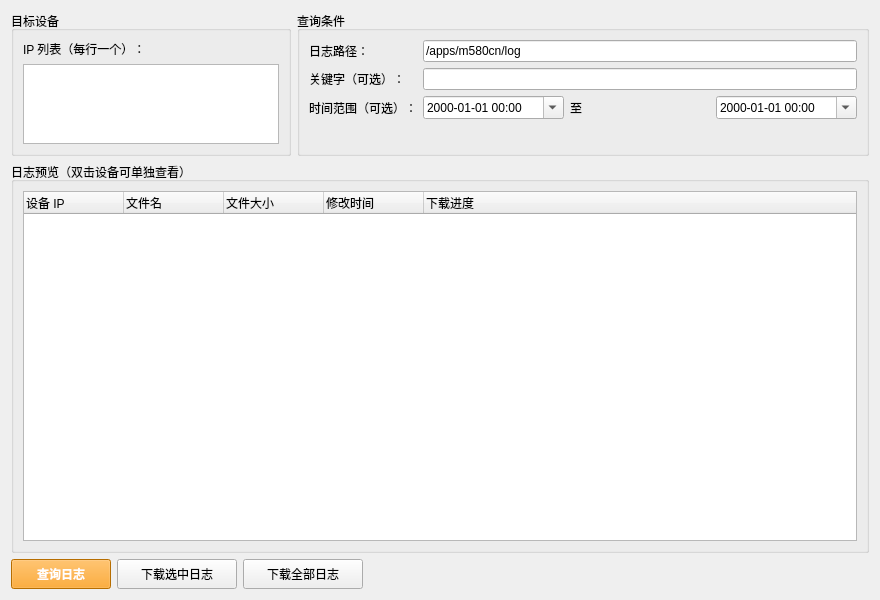
<?xml version="1.0" encoding="UTF-8"?>
<ui version="4.0">
 <class>TabLogQuery</class>
 <widget class="QWidget" name="TabLogQuery">
  <property name="geometry">
   <rect>
    <x>0</x>
    <y>0</y>
    <width>880</width>
    <height>600</height>
   </rect>
  </property>
  <layout class="QGridLayout" name="gridLayout">
   <item row="0" column="0">
    <widget class="QGroupBox" name="groupBox_targets">
     <property name="title">
      <string>目标设备</string>
     </property>
     <layout class="QVBoxLayout" name="verticalLayout_targets">
      <item>
       <widget class="QLabel" name="label_ipListHint">
        <property name="text">
         <string>IP 列表（每行一个）：</string>
        </property>
       </widget>
      </item>
      <item>
       <widget class="QTextEdit" name="txt_logIPList">
        <property name="sizePolicy">
         <sizepolicy hsizetype="Preferred" vsizetype="Preferred">
          <horstretch>0</horstretch>
          <verstretch>0</verstretch>
         </sizepolicy>
        </property>
        <property name="maximumSize">
         <size>
          <width>16777215</width>
          <height>80</height>
         </size>
        </property>
        <property name="font">
         <font>
          <family>Microsoft YaHei</family>
         </font>
        </property>
        <property name="lineWrapMode">
         <enum>QTextEdit::LineWrapMode::NoWrap</enum>
        </property>
        <property name="html">
         <string>&lt;!DOCTYPE HTML PUBLIC &quot;-//W3C//DTD HTML 4.0//EN&quot; &quot;http://www.w3.org/TR/REC-html40/strict.dtd&quot;&gt;
&lt;html&gt;&lt;head&gt;&lt;meta name=&quot;qrichtext&quot; content=&quot;1&quot; /&gt;&lt;meta charset=&quot;utf-8&quot; /&gt;&lt;style type=&quot;text/css&quot;&gt;
p, li { white-space: pre-wrap; }
hr { height: 1px; border-width: 0; }
li.unchecked::marker { content: &quot;\2610&quot;; }
li.checked::marker { content: &quot;\2612&quot;; }
&lt;/style&gt;&lt;/head&gt;&lt;body style=&quot; font-family:'Microsoft YaHei'; font-size:9pt; font-weight:400; font-style:normal;&quot;&gt;
&lt;p style=&quot;-qt-paragraph-type:empty; margin-top:0px; margin-bottom:0px; margin-left:0px; margin-right:0px; -qt-block-indent:0; text-indent:0px;&quot;&gt;&lt;br /&gt;&lt;/p&gt;&lt;/body&gt;&lt;/html&gt;</string>
        </property>
        <property name="plainText">
         <string/>
        </property>
       </widget>
      </item>
     </layout>
    </widget>
   </item>
   <item row="0" column="1">
    <widget class="QGroupBox" name="groupBox_filters">
     <property name="title">
      <string>查询条件</string>
     </property>
     <layout class="QFormLayout" name="formLayout_filters">
      <item row="0" column="0">
       <widget class="QLabel" name="label_logPath">
        <property name="text">
         <string>日志路径：</string>
        </property>
       </widget>
      </item>
      <item row="0" column="1">
       <widget class="QLineEdit" name="txt_logPath">
        <property name="text">
         <string>/apps/m580cn/log</string>
        </property>
       </widget>
      </item>
      <item row="1" column="0">
       <widget class="QLabel" name="label_keyword">
        <property name="text">
         <string>关键字（可选）：</string>
        </property>
       </widget>
      </item>
      <item row="1" column="1">
       <widget class="QLineEdit" name="txt_keyword"/>
      </item>
      <item row="2" column="0">
       <widget class="QLabel" name="label_timeRange">
        <property name="text">
         <string>时间范围（可选）：</string>
        </property>
       </widget>
      </item>
      <item row="2" column="1">
       <layout class="QHBoxLayout" name="horizontalLayout_time">
        <item>
         <widget class="QDateTimeEdit" name="dt_start">
          <property name="displayFormat">
           <string>yyyy-MM-dd HH:mm</string>
          </property>
          <property name="calendarPopup">
           <bool>true</bool>
          </property>
         </widget>
        </item>
        <item>
         <widget class="QLabel" name="label_to">
          <property name="text">
           <string>至</string>
          </property>
         </widget>
        </item>
        <item>
         <widget class="QDateTimeEdit" name="dt_end">
          <property name="displayFormat">
           <string>yyyy-MM-dd HH:mm</string>
          </property>
          <property name="calendarPopup">
           <bool>true</bool>
          </property>
         </widget>
        </item>
       </layout>
      </item>
     </layout>
    </widget>
   </item>
   <item row="1" column="0" colspan="2">
    <widget class="QGroupBox" name="groupBox_preview">
     <property name="title">
      <string>日志预览（双击设备可单独查看）</string>
     </property>
     <layout class="QVBoxLayout" name="verticalLayout_preview">
      <item>
       <widget class="QTreeWidget" name="tree_logResults">
        <property name="selectionMode">
         <enum>QAbstractItemView::SelectionMode::ExtendedSelection</enum>
        </property>
        <property name="headerHidden">
         <bool>false</bool>
        </property>
        <column>
         <property name="text">
          <string>设备 IP</string>
         </property>
        </column>
        <column>
         <property name="text">
          <string>文件名</string>
         </property>
        </column>
        <column>
         <property name="text">
          <string>文件大小</string>
         </property>
        </column>
        <column>
         <property name="text">
          <string>修改时间</string>
         </property>
        </column>
        <column>
         <property name="text">
          <string>下载进度</string>
         </property>
        </column>
       </widget>
      </item>
     </layout>
    </widget>
   </item>
   <item row="3" column="0" colspan="2">
    <layout class="QHBoxLayout" name="horizontalLayout_actions">
     <item>
      <widget class="QPushButton" name="btn_queryLogs">
       <property name="minimumSize">
        <size>
         <width>100</width>
         <height>30</height>
        </size>
       </property>
       <property name="styleSheet">
        <string notr="true">background-color: #FF9800; color: white; font-weight: bold;</string>
       </property>
       <property name="text">
        <string>查询日志</string>
       </property>
      </widget>
     </item>
     <item>
      <widget class="QPushButton" name="btn_downloadSelected">
       <property name="minimumSize">
        <size>
         <width>120</width>
         <height>30</height>
        </size>
       </property>
       <property name="text">
        <string>下载选中日志</string>
       </property>
      </widget>
     </item>
     <item>
      <widget class="QPushButton" name="btn_downloadAll">
       <property name="minimumSize">
        <size>
         <width>120</width>
         <height>30</height>
        </size>
       </property>
       <property name="text">
        <string>下载全部日志</string>
       </property>
      </widget>
     </item>
     <item>
      <spacer name="horizontalSpacer">
       <property name="orientation">
        <enum>Qt::Orientation::Horizontal</enum>
       </property>
       <property name="sizeHint" stdset="0">
        <size>
         <width>40</width>
         <height>20</height>
        </size>
       </property>
      </spacer>
     </item>
    </layout>
   </item>
  </layout>
 </widget>
 <resources/>
 <connections/>
</ui>
